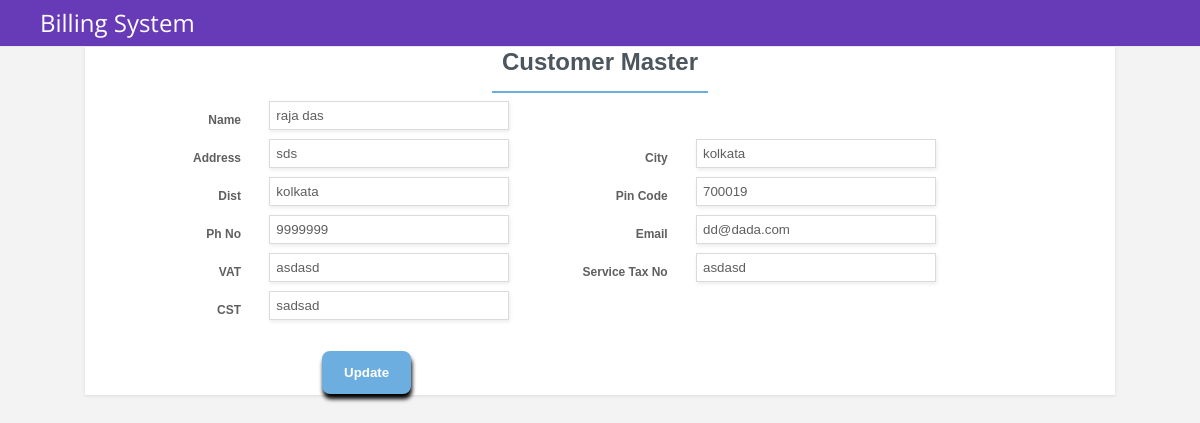
Screenshot of /edit/customer_master_edit.php?id=17 with the database file from the repository.
### tables this page shows
CREATE TABLE IF NOT EXISTS `customer_master` (
`id` int(11) NOT NULL,
  `cust_name` varchar(255) NOT NULL,
  `Code` varchar(255) NOT NULL,
  `address1` varchar(255) NOT NULL,
  `City` varchar(255) NOT NULL,
  `Dist` varchar(255) NOT NULL,
  `cust_pincode` varchar(6) DEFAULT NULL,
  `cust_phno` varchar(50) NOT NULL,
  `cust_mail` varchar(100) NOT NULL,
  `cust_vat` varchar(50) NOT NULL,
  `cust_servtaxno` varchar(50) NOT NULL,
  `cust_cst` varchar(50) NOT NULL
);

### edit/customer_master_edit.php (the view, shortened to what this page needs)
<?php
$id=$_GET['id'];
$chk=mysql_query("SELECT * FROM customer_master WHERE  id = '$id' ");
$rec=mysql_fetch_assoc($chk);
		?>
<!DOCTYPE html>
<html>
<head>
	<link rel="stylesheet" href="../assets/demo.css">
	<link rel="stylesheet" href="../assets/form-basic.css">
</head>
	<header>
		<h1>Billing System</h1>
    </header>
    <div class="main-content">
        <form class="form-basic" method="post" action="#">
            <div class="form-title-row">
                <h1>Customer Master</h1>
            </div>
            <div class="form-row">
                <label>
                    <span> Name</span>
                    <input type="text" name="fname" value="<?php echo $rec['cust_name']; ?>" required>
                </label>
            </div>
            <div class="form-row">
                <label>
                    <span>Address</span>
                    <input type="text" name="address" value="<?php echo $rec['address1']; ?>" required>
                </label>
                 <label>
                    <span>City</span>
                    <input type="text" name="txtcity" value="<?php echo $rec['City']; ?>" required>
                </label>
            </div>
            <div class="form-row">
                <label>
                    <span>Dist</span>
                    <input type="text" name="txtdist" value="<?php echo $rec['Dist']; ?>" required>
                </label>
                 <label>
                    <span>Pin Code</span>
                   <input type="text" name="txtpin" value="<?php echo $rec['cust_pincode']; ?>" required>
                </label>
            </div>
            <div class="form-row">
                <label>
                    <span>Ph No</span>
                    <input type="text" name="txtph" value="<?php echo $rec['cust_phno']; ?>" required>
                </label>
                <label>
                    <span>Email</span>
                    <input type="email" name="txtemail" value="<?php echo $rec['cust_mail']; ?>" required>
                </label>
            </div>
                <div class="form-row">
                <label>
                    <span>VAT</span>
                    <input type="text" name="taxvat" value="<?php echo $rec['cust_vat']; ?>">
                </label>
                     <label>
                    <span>Service Tax No</span>
                    <input type="text" name="txttaxno" value="<?php echo $rec['cust_servtaxno']; ?>">
                </label>
                </div>
                <div class="form-row">
                <label>
                    <span>CST</span>
                    <input type="text" name="txtcst" value="<?php echo $rec['cust_cst']; ?>">
                </label>
                </div>
            <div class="form-row">
                <button type="submit" name="submit">Update</button>
            </div>
              </form>
    </div>
</body>
</html>

### assets/demo.css (style rules this page uses)
* { margin: 0; padding: 0; box-sizing: border-box; }
html { background-color: #efefef; }
header { box-sizing: border-box; text-align: center; width: 100%; padding: 5px 40px; background-color: #673AB7; overflow: hidden; }
header h1 { float: left; font: normal 24px/1.5 'Open Sans', sans-serif; color: #fff; }
.main-content { margin-bottom: 75px; }

### assets/form-basic.css (style rules this page uses)
html { background-color: #f3f3f3; }
.form-basic { max-width: 1030px; margin: 0 auto; padding: 1px; box-sizing: border-box; background-color: #ffffff; box-shadow: 0 1px 3px 0 rgba(0, 0, 0, 0.1); font: bold 12px sans-serif; text-align: center; }
.form-basic .form-row { text-align: left; margin-bottom: 0px; }
.form-basic .form-title-row { text-align: center; margin-bottom: 8px; }
.form-basic h1 { display: inline-block; box-sizing: border-box; color: #4c565e; font-size: 24px; padding: 0 10px 15px; border-bottom: 2px solid #6caee0; margin: 0; }
.form-basic .form-row > label span { display: inline-block; box-sizing: border-box; color: #5F5F5F; width: 180px; text-align: right; vertical-align: top; padding: 12px 25px; }
.form-basic input { color: #5f5f5f; box-sizing: border-box; width: 240px; box-shadow: 1px 2px 4px 0 rgba(0, 0, 0, 0.08); padding: 6px; border: 1px solid #dbdbdb; }
.form-basic button { display: block; border-radius: 8px; background-color: #6caee0; color: #ffffff; font-weight: bold; box-shadow: 1px 5px 4px 0 rgba(0, 0, 0, 1); padding: 14px 22px; border: 0; margin: 22px 236px 0; }

### rows the page displays
customer_master: fname "raja das", address "sds", txtcity "kolkata", txtdist "kolkata", txtpin "700019", txtph "9999999", txtemail "dd@dada.com", taxvat "asdasd", txttaxno "asdasd", txtcst "sadsad"
